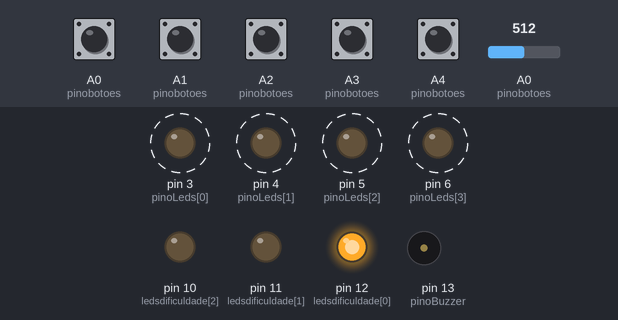
A program run on a simulated Arduino Nano, built with avr-gcc and run on an emulated ATmega328P. Shown: output pins drawn as LEDs (lit = HIGH), buzzer (waves = sounding). Dashed ring = blinking. Inputs (shaded band) come from the test bench; at power-on: A0 (pinobotoes), A1 (pinobotoes), A2 (pinobotoes), A3 (pinobotoes), A4 (pinobotoes) HIGH, A0 (pinobotoes) = 512. Random numbers use the default seed unless the program sets one.

Above: at 1.08 s.
1.3 s: A1 (pinobotoes) pulled LOW for 0.15 s
At 3.15 s:
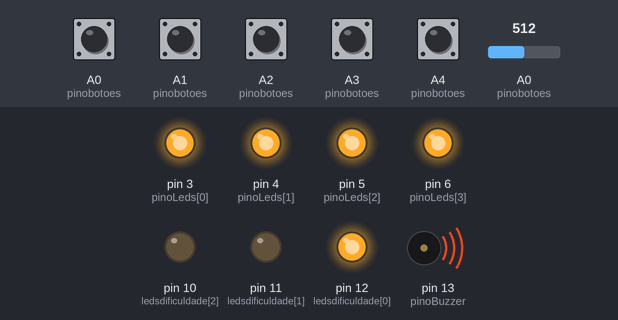
4.4 s: A1 (pinobotoes) pulled LOW for 1 s
At 8.1 s:
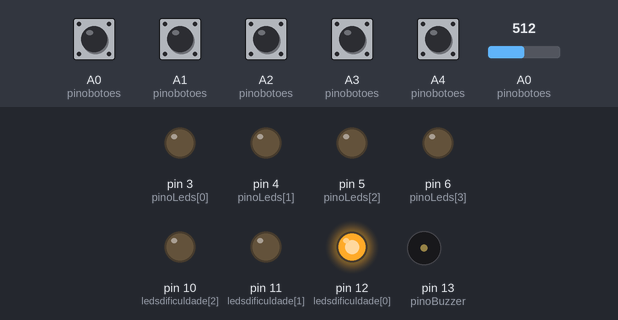
8.4 s: A2 (pinobotoes) pulled LOW for 0.15 s
At 8.65 s:
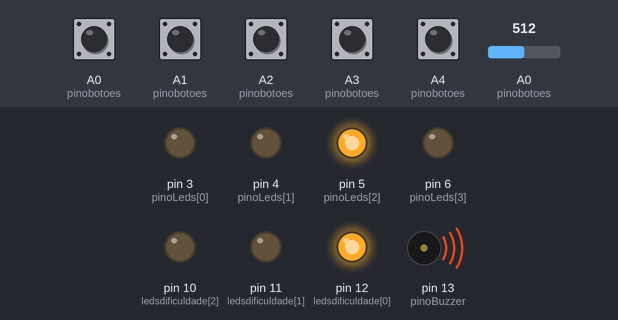
11.4 s: A0 (pinobotoes) pulled LOW for 0.15 s
At 11.83 s:
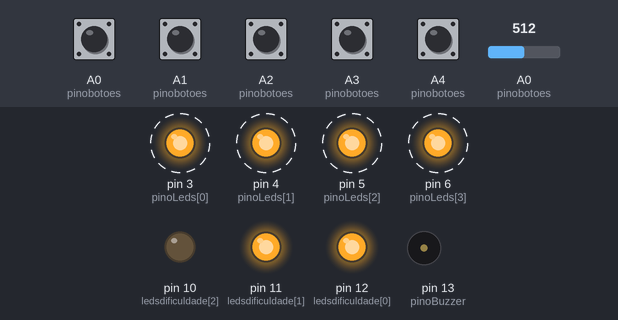
14.4 s: A3 (pinobotoes) pulled LOW for 0.15 s
At 16.7 s:
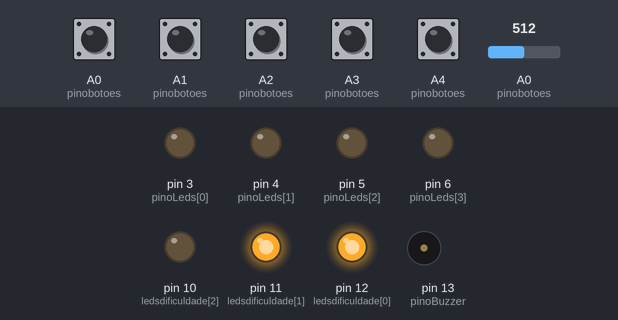
17.5 s: A1 (pinobotoes) pulled LOW for 1 s
At 20.0 s:
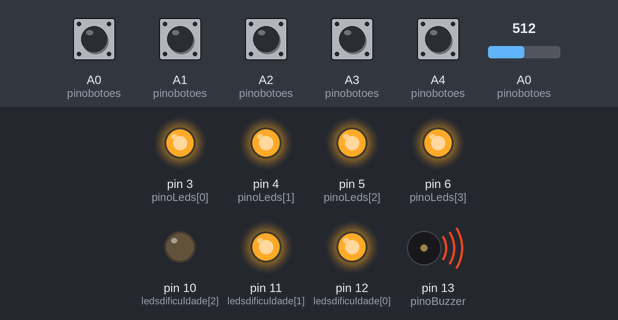
Timing chart, 0 to 21.5 s (numbered marks = the images above; inputs shaded):
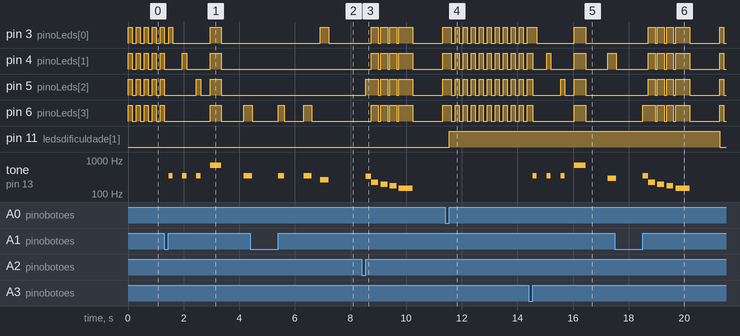

The program:

main.cpp
```cpp
#include <Arduino.h>
#include "Genius.h"

const int pinoLeds[] = {3,4,5,6};
const int pinobotoes[] = {A4,A3,A2,A1,A0};
const int ledsdificuldade[] = {12,11,10};
int buzzer = 13;

int dificuldade = 0;

Genius jogo(pinoLeds,pinobotoes,buzzer,ledsdificuldade);

void setup() {
    jogo.iniciar();
}

void loop() {

  int nRodadas = 5;

  dificuldade = jogo.standby();

  switch (dificuldade)
  {
  case 0:
    nRodadas = 7;
    break;
  case 1:
    nRodadas = 14;
    break;
  case 2:
    nRodadas = 21;
    break;
  default:
    nRodadas = 5;
    break;
  }

  jogo.avisoInicio();
  int resultado = jogo.loopJogo(nRodadas);

  if(resultado == 1)
    jogo.win();
  else
    jogo.gameOver();

  delay(1000);

}
```

Genius.h
```cpp
#ifndef GENIUS_H
#define GENIUS_H

#include<Arduino.h>

class Genius
{
    private:
        const int* pinoLeds;//vetor de leds
        const int* pinoBotoes;//vetor de botoes
        int pinoBuzzer;
        const int *ledsdificuldade;

    public:
        //construtor que recebe um vetor de leds, um vetor de botoes e o pino do buzzer
        Genius(const int pinoLeds[], const int pinoBotoes[], int pinoBuzzer,const int ledsdificuldade[]);

        //funcao que aguarda o pressionamento de um botao
        //retorna -1 caso nao seja apertado nenhum botao
        //ou retorna o botao lido
        int lerBotao();

        //funcao que inicializa todos os pinos e configs necessárias para o Arduino
        void iniciar();

        //funcao que aciona uma contagem para o inicio do jogo, com aviso luminoso e sonoro
        void avisoInicio();

        //funcao que pisca o led selecionado e aciona o buzzer em sincronia
        void ledBuzzer(int led,int duracao,int frequencias[]);//duracao pra dificuldades maiores

        //funcao que recebe a sequencia ja sorteada e exibe
        void tocarSequencia(int sorteados[], int nSorteados, int frequencias[]);

        //funcao que espera uma jogada e retorna se ela foi correta ou nao
        bool recebeJogada(int rodada, int sequencia[]);

        //loop principal do jogo
        int loopJogo(int rodadas);

        //aviso sonoro e luminoso de fim de jogo, em caso de derrota
        void gameOver();

        //funcao que aguarda o inicio do jogo, encerrando com o pressionar de qualquer botao
        int standby();

        //aviso sonoro e luminoso de fim de jogo, em caso de vitoria
        void win();

        //funcao que acende leds que indicam a dificuldade do jogo
        void LedsDificuldade(int dificuldade);
};

#endif
```

Genius.cpp
```cpp
#include "Genius.h"

Genius::Genius(const int leds[],const int botoes[],int buzzer,const int ledsdificuldade[])
{
    this->pinoLeds = leds;
    this->pinoBotoes = botoes;
    this->pinoBuzzer = buzzer;
    this->ledsdificuldade = ledsdificuldade;
}

void Genius::iniciar()
{
    for(int i = 0; i < 4; i++)
    {
        pinMode(pinoLeds[i],OUTPUT);
        digitalWrite(pinoLeds[i],LOW);
    }
    for(int i = 0; i < 3; i++)
    {
        pinMode(ledsdificuldade[i],OUTPUT);
        digitalWrite(ledsdificuldade[i],LOW);
    }

    for(int i = 0; i < 5; i++)
        pinMode(pinoBotoes[i],INPUT_PULLUP);

    digitalWrite(ledsdificuldade[0],HIGH);
    pinMode(pinoBuzzer,OUTPUT);
    noTone(pinoBuzzer);//certeza de buzzer desligado ao iniciar
}

void Genius::avisoInicio()
{
    int tomContagem = 349;
    int tomInicio = 698;//escalas para o buzzer

    for (int i = 0; i < 3; i++)
    {
        digitalWrite(pinoLeds[i], HIGH);
        tone(pinoBuzzer, tomContagem, 150);//faz uma contagem rápida de 3 sinais sonoros
        delay(150);
        digitalWrite(pinoLeds[i], LOW);
        delay(350);
    }

    for (int i = 0; i < 4; i++)
    {
        digitalWrite(pinoLeds[i], HIGH);//acende todos os leds
    }
    tone(pinoBuzzer, tomInicio, 400);//faz um ultimo aviso sonoro, mais longo
    delay(400);

    for (int i = 0; i < 4; i++)
    {
        digitalWrite(pinoLeds[i], LOW);//desliga todos os leds
    }
    delay(300);

}

void Genius::ledBuzzer(int led,int duracao,int frequencias[])//duracao pra dificuldades maiores
{
    digitalWrite(pinoLeds[led],HIGH);
    tone(pinoBuzzer,frequencias[led],duracao);
    delay(duracao);//aciona o determinado led e buzzer no intervalo de tempo recebido, na frequencia de cada "led"
    digitalWrite(pinoLeds[led],LOW);
    noTone(pinoBuzzer);
}

void Genius::tocarSequencia(int sorteados[], int nSorteados,int frequencias[])
{
    for(int i = 0; i < nSorteados; i++)
    {
        ledBuzzer(sorteados[i],400,frequencias);
        delay(200);
    }
}

bool Genius::recebeJogada(int rodada, int sequencia[])
{
    int frequencias[] = {262,294,330,349};//cada led tem seu determinado tom

    for(int jogada = 0; jogada <= rodada; jogada++)
    {
        int pressionado = -1;

        while (pressionado == -1 || pressionado == 4)//aguarda o pressionar de um botao
        {
            pressionado = lerBotao();
        }

        ledBuzzer(pressionado,200,frequencias);//aciona o led e o buzzer do botao

        if(pressionado != sequencia[jogada])//caso a jogada tenha sido incorreta, retorna falso
        {
            return false;
        }
    }
    return true;//caso contrario, verdadeiro
}

int Genius::loopJogo(int rodadas)
{
    int frequencias[] = {262,294,330,349};
    int rodadas_jogadas = 0;
    int sequenciaCorreta[rodadas];
    int duracao = 300;

    for(int i = 0; i < rodadas; i++)
        sequenciaCorreta[i] = random(0,4);//preenche o vetor com numeros entre 0 e 3

    delay(500);
    while (true)//loop principal do jogo;
    {
        for(int i = 0; i <= rodadas_jogadas; i++)
        {

            if((rodadas_jogadas * 10) / rodadas >= 7)//acelera o jogo conforme seu avanço
                duracao = 250;
            if((rodadas_jogadas *10)/ rodadas >= 9)
                duracao = 200;
            ledBuzzer(sequenciaCorreta[i],duracao,frequencias);
            delay(300);
        }
        bool correto = recebeJogada(rodadas_jogadas,sequenciaCorreta);

        if(!correto)
        {
            return 0;
        }

        rodadas_jogadas++;

        if(rodadas_jogadas == rodadas)
            return 1;

        delay(700);
    }

}

void Genius::gameOver()
{
    int notasGameOver[] = {220, 196, 175, 146};
    int duracoes[] = {250, 250, 250, 500};

    for (int i = 0; i < 4; i++) {
        for (int j = 0; j < 4; j++) {
            digitalWrite(pinoLeds[j], HIGH);
        }

        tone(pinoBuzzer, notasGameOver[i], duracoes[i]);
        delay(duracoes[i]);

        for (int j = 0; j < 4; j++) {
            digitalWrite(pinoLeds[j], LOW);
        }
        delay(80);
    }
}

int Genius::lerBotao()
{
    for(int i = 0; i < 5; i++)
    {
        if(digitalRead(pinoBotoes[i])==LOW)
        {
            delay(50);
            while(digitalRead(pinoBotoes[i]) == LOW)//espera o jogador soltar o botao completamente
                delay(50);

            return i;//retorna o botao pressionado
        }
    }
    return -1;
}

int Genius::standby()
{
    int dificuldade = 0;

    LedsDificuldade(dificuldade);

    while (true)//inicia o loop que faz:
    {
        for(int i = 0; i < 4; i++)
            digitalWrite(pinoLeds[i], HIGH);//acende os leds

        for(int m = 0; m < 5000; m++)//verifica se tem botao clicado
        {
            int botao = lerBotao();
            if(botao == 4)
            {
                dificuldade++;
                if(dificuldade > 2)
                    dificuldade = 0;
                LedsDificuldade(dificuldade);
            }

            else if(botao != -1)
            {
                randomSeed(micros() ^ analogRead(A0));
                for(int i = 0; i < 4; i++)
                digitalWrite(pinoLeds[i], LOW);//se tiver, desliga tudo e retorna

                return dificuldade;
            }
        }
        delay(10);
        for(int i = 0; i < 4; i++)
            digitalWrite(pinoLeds[i], LOW);// se nao apaga e verifica de novo
        delay(10);

        for(int m = 0; m < 5000; m++)
        {
            int botao = lerBotao();
            if(botao == 4)
            {
                dificuldade++;
                if(dificuldade > 2)
                    dificuldade = 0;
                LedsDificuldade(dificuldade);
            }
            else if(botao != -1)
            {
                randomSeed(micros() ^ analogRead(A0));
                for(int i = 0; i < 4; i++)
                digitalWrite(pinoLeds[i], LOW);

                return dificuldade;
            }
        }
    }
}

void Genius::win()
{
int notasVitoria[] = {523, 659, 784, 1046};
    int duracoes[] = {150, 150, 150, 400};

    for (int i = 0; i < 4; i++) {
        for (int j = 0; j < 4; j++) {
            digitalWrite(pinoLeds[j], HIGH);
        }

        tone(pinoBuzzer, notasVitoria[i], duracoes[i]);
        delay(duracoes[i]);

        for (int j = 0; j < 4; j++) {
            digitalWrite(pinoLeds[j], LOW);
        }

        delay(60);
    }
}

void Genius::LedsDificuldade(int dificuldade)
{
    switch (dificuldade)
    {
    case 0:
        digitalWrite(ledsdificuldade[0],HIGH);
        digitalWrite(ledsdificuldade[1],LOW);
        digitalWrite(ledsdificuldade[2],LOW);
        break;
    case 1:
        digitalWrite(ledsdificuldade[0],HIGH);
        digitalWrite(ledsdificuldade[1],HIGH);
        digitalWrite(ledsdificuldade[2],LOW);
        break;
    case 2:
        digitalWrite(ledsdificuldade[0],HIGH);
        digitalWrite(ledsdificuldade[1],HIGH);
        digitalWrite(ledsdificuldade[2],HIGH);
        break;

    default:
        break;
    }
}
```

Measured:
- after the input at 1.3 s, tone on pin 13 (pinoBuzzer): plays 349 Hz for 0.15 s, 349 Hz for 0.15 s, 349 Hz for 0.15 s, 698 Hz for 0.40 s, 349 Hz for 0.24 s, starting after 0.16 s
- after the input at 4.4 s, pin 3 (pinoLeds[0]): LOW → HIGH after 2.5 s, → LOW 0.30 s later
- after the input at 8.4 s, pin 3 (pinoLeds[0]), pin 4 (pinoLeds[1]), pin 6 (pinoLeds[3]): goes 3 × (HIGH 0.25 s, LOW 0.08 s), HIGH 0.50 s, LOW 1.1 s, then HIGH, starting after 0.35 s; tone on pin 13 (pinoBuzzer): plays 330 Hz for 0.20 s, 220 Hz for 0.25 s, 196 Hz for 0.25 s, 175 Hz for 0.25 s, 146 Hz for 0.50 s, starting after 0.15 s
- after the input at 11.4 s, pin 11 (ledsdificuldade[1]): LOW → HIGH after 0.15 s
- after the input at 14.4 s, tone on pin 13 (pinoBuzzer): plays 349 Hz for 0.15 s, 349 Hz for 0.15 s, 349 Hz for 0.15 s, 698 Hz for 0.40 s, 294 Hz for 0.25 s, starting after 0.15 s
- after the input at 17.5 s, pin 3 (pinoLeds[0]), pin 5 (pinoLeds[2]): goes 3 × (HIGH 0.25 s, LOW 0.08 s), HIGH 0.50 s, LOW 1.1 s, HIGH 0.14 s, then LOW, starting after 1.2 s; pin 11 (ledsdificuldade[1]): HIGH → LOW after 3.8 s
